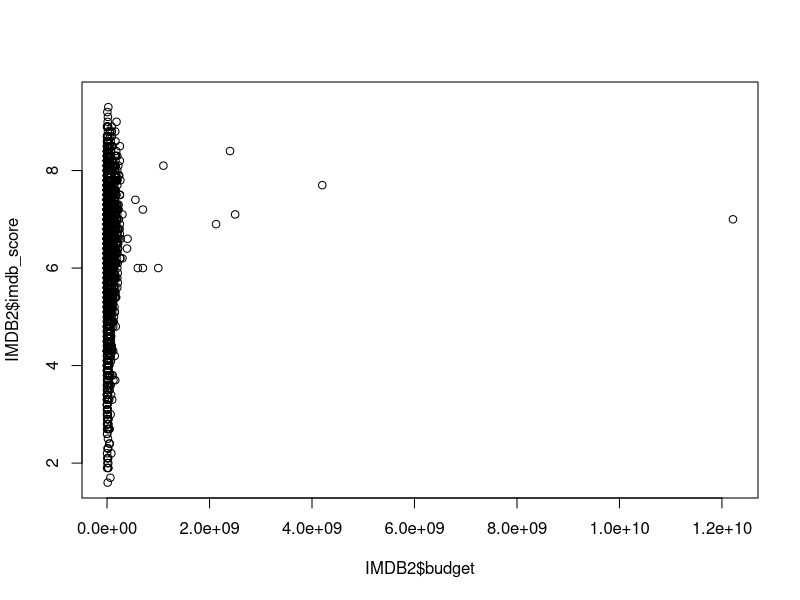
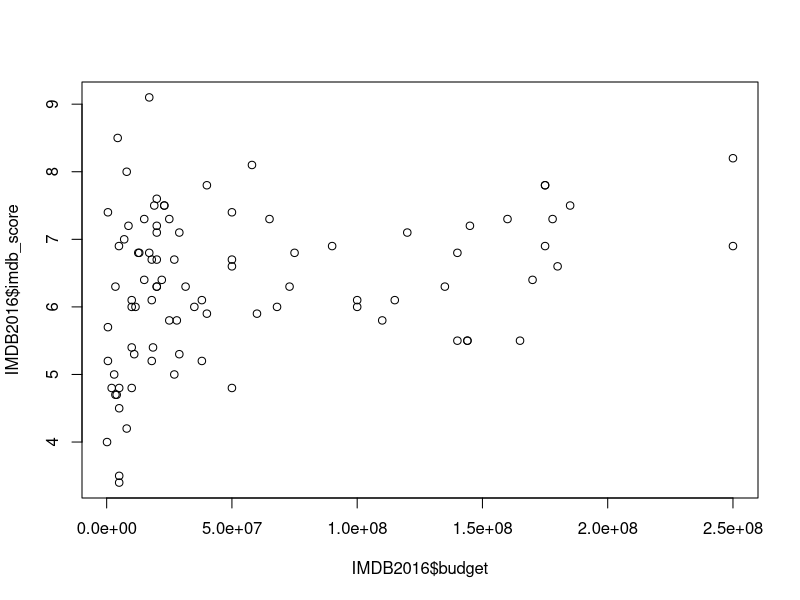
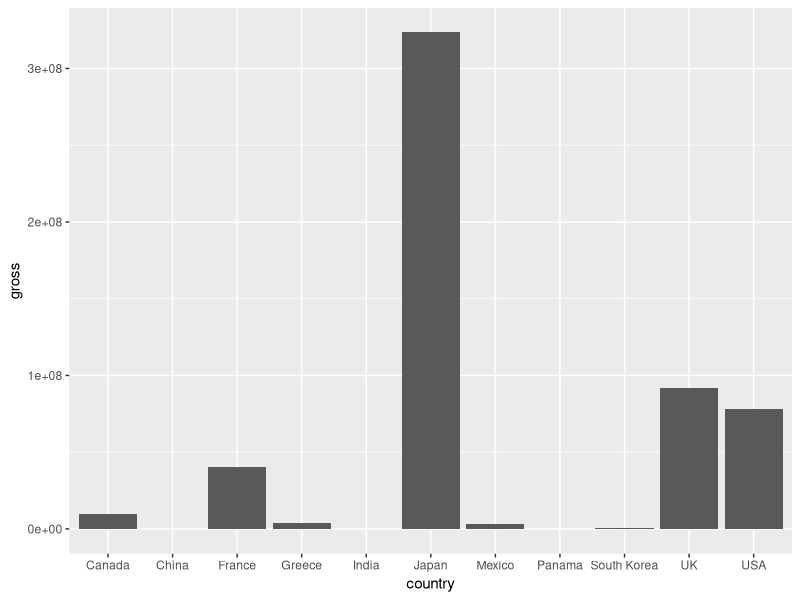
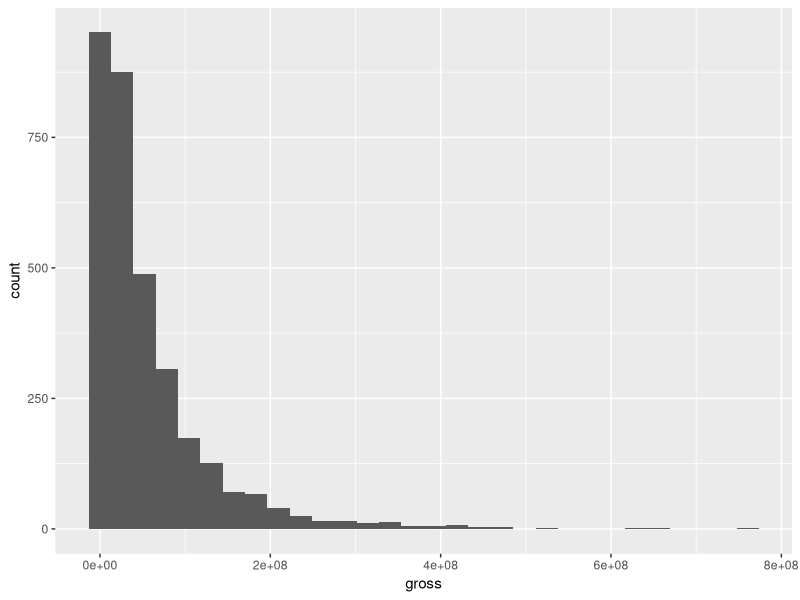

These figures' R source, in order:
## ---- chunk 1
knitr::opts_chunk$set(echo = TRUE)
## ---- chunk 2
2+2
## ---- chunk 3
x<-2+2
## ---- chunk 4
x+5
## ---- chunk 5
x<2

x==2
## ---- chunk 6
#First comment, we must use == rather than = for Boolean Logic. The = sign means the same as <- and will assign to a variable
#Ex: x=2 is the same as x<-2
## ---- chunk 7
#Create 3 variables I want in my data frame
Name<- c("Crystal","Fox", "Oscar")
Age<- c(37,1,15)
Assigned.ID<-(1:3)

#I want to know what type of variable "Name" is
class(Name)

#Now combine to make the data frame
df<-data.frame(Name, Age, Assigned.ID)

#Let's look at the data frame
df

#What are the variable names in my data frame?
names(df)

#What is the structure of my data frame?
str(df)

#What are the summary stats of my data frame?
summary(df)
## ---- chunk 8
#Create 3 variables I want in my data frame
df2 <- data.frame("Name" = c("Crystal","Fox", "Oscar"), "Age" = c(37,1,15), "Assigned ID" = 1:3)
df2

#Notice the "." between Assigned and ID, R doesn't like spaces between variable names so it adds a .
#Best practice is to create names with no spaces (can use _ or .)
## ---- chunk 9
library(readxl)
## ---- chunk 10
IMDB <- read_excel("IMDBMovieMetadata.xlsx")

#We can view the dataset
View(IMDB)

#Note that if I wrote the word view with a lowercase v, the command would not work
#Or if I wrote "imdb" rather than "IMDB" the command would not run
#R is case sensitive
## ---- chunk 11
#Get the dimensions of the dataset
dim(IMDB)
#The structure of the dataset
str(IMDB)

#Look at the first few rows of the dataset
head(IMDB) #First 6 by default
#Can set to our own number of rows, can also do tail
head(IMDB, n=3)
## ---- chunk 12
#What is the variable name for gross revenue?
names(IMDB)
#What type of variable is gross revenue
#To access variables in a dataframe you can use the $ notation or [column,row] bracket notation
class(IMDB$gross)
#Get summary statistics
summary(IMDB$gross)
## ---- chunk 13
#I order my data frame by gross descending and then save back over the original IMDB data frame
IMDB<-IMDB[order(-IMDB$gross),]
head(IMDB$movie_title)
## ---- chunk 14
library(dplyr)
## ---- chunk 15
#Let's check again how many cases we have currently
dim(IMDB)

#Get unique/distinct cases only and save into new data frame
IMDB2<-distinct(IMDB)

#Now how many unique cases?
dim(IMDB2)
## ---- chunk 16
#Let's create a scatterplot to see
plot(IMDB2$budget, IMDB2$imdb_score)

#There is a crazy outlier here that is skewing our chart, some movie had a budget over 12billion dollars. Could be an error in the data. So let's narrow our data to one year of data (I know that 2016 doesn't have this outlier)

IMDB2016<-subset(IMDB2, title_year==2016)


plot(IMDB2016$budget, IMDB2016$imdb_score)
## ---- chunk 17
library(ggplot2)
## ---- chunk 18
#We could save this into an item if we wanted to. Something like graph<-ggplot....
ggplot(data=IMDB2016, aes(x=country,y=gross))+stat_summary(fun.y="mean", geom="bar")
## ---- chunk 19
table(IMDB2016$country)
IMDBJapan2016<-subset(IMDB2016, country=="Japan")
#Japan had one film that grossed around 300million and the other has no gross info. So the mean is based off of only one film.
table(IMDBJapan2016$gross)

IMDBUSA2016<-subset(IMDB2, country=="USA")
#USA had 75 films ranging from $560k to $400m
ggplot(data=IMDBUSA2016, aes(x=gross))+geom_histogram()

